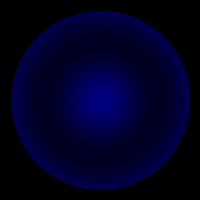

This chart was generated by the following Python code:
# -*- coding: utf-8 -*-
import sys
sys.path.append('..')


from scene import *
from camera import *
from light import *
from raytracer import *
import numpy as np
import matplotlib.image as mpli

#Defintion of the objects
s1 = Sphere([0, 0, 3], 2, Material(np.array([0, 0, 1]), 1, 0.2, 0.3, 2, 0.5))
s2 = Sphere([0, 0, 4], 3, Material(np.array([1, 0, 0]), 1, 0.2, 0.3, 2, 0.5))
background = Sphere([0,0,0], 10, Material(np.array([1,1,1]), 1, 0, 0, 0, 0))
#Definition of the lights
l = Spotlight([0, 0, 0], np.array([1, 1, 1]))
#Creation of the scene
scene = Scene()
scene.add_light(l)
scene.add_object(s1)
#scene.add_object(s2)
#Creation of the camera
camera = Camera(200, 200, 1)

#Rendering
print('Rendering in progress')
picture = raytracer_render(camera, scene)
print('Saving the image')
mpli.imsave("one_sphere.png", picture)
print('Image saved')
